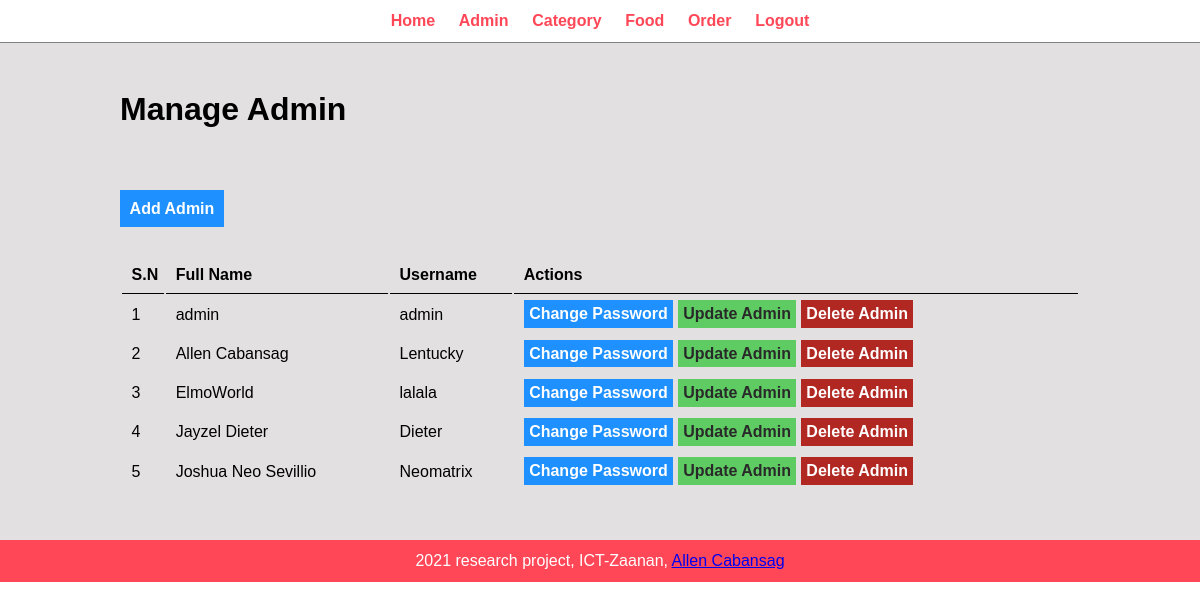
/admin/manage-admin.php (signed in), run on the app's committed database.
### tables this page shows
CREATE TABLE `tbl_admin1` (
  `id` int(10) UNSIGNED NOT NULL,
  `full_name` varchar(100) NOT NULL,
  `username` varchar(100) NOT NULL,
  `password` varchar(255) NOT NULL
);

### admin/manage-admin.php (the view, shortened to what this page needs)
<?php include('partials/menu.php'); ?>
        <div class="main-content">
        <div class="wrapper">
                <h1>Manage Admin</h1>
                <br />
                <br/><br/><br/>
                <a href="add-admin.php" class="btn-primary">Add Admin</a>
                <br /><br /><br />
                <table class="tbl-full">
                        <tr>
                                <th>S.N</th>
                                <th>Full Name</th>
                                <th>Username</th>
                                <th>Actions</th>
                        </tr>
                        <?php
                                $sql = "SELECT * FROM tbl_admin1";
                                $res = mysqli_query($conn, $sql);
                                if($res==TRUE)
                                {
                                        $count = mysqli_num_rows($res);
                                        $sn=1;
                                        if($count>0)
                                        {
                                                while($rows= mysqli_fetch_assoc($res))
                                                {
                                                        $id=$rows['id'];
                                                        $full_name=$rows['full_name'];
                                                        $username=$rows['username'];
                                                        ?>
                                                        <tr>
                                                                <td><?php echo $sn++;?></td>
                                                                <td><?php echo $full_name; ?></td>
                                                                <td><?php echo $username; ?></td>
                                                                <td>
                                                                        <a href="<?php echo SITEURL; ?>admin/update-password.php?id=<?php echo $id; ?>" class="btn-primary">Change Password</a>
                                                                        <a href="<?php echo SITEURL; ?>admin/update-admin.php?id=<?php echo $id; ?>" class="btn-secondary">Update Admin</a>
                                                                        <a href="<?php echo SITEURL; ?>admin/delete-admin.php?id=<?php echo $id; ?>" class="btn-danger">Delete Admin</a>
                                                                </td>
                                                        </tr>
                                                        <?php
                                                }
                                        }
                                        else
                                        {
                                        }
                                }
                        ?>
                </table>
            </div>
        </div>
<?php include('partials/footer.php'); ?>

### css/admin.css (style rules this page uses)
* { margin: 0; padding: 0; font-family: Arial, Helvetica, sans-serif; }
.wrapper { padding: 1%; width: 80%; margin: 0 auto; }
.tbl-full { width: 100%; }
table tr th { border-bottom: 1px solid black; padding: 1%; text-align: left; }
table tr td { padding: 1%; }
.btn-primary { background-color: #1e90ff; padding: 1%; color: white; text-decoration: none; font-weight: bold; }
.btn-secondary { background-color: #5ecc63; padding: 1%; color: rgb(41, 41, 41); text-decoration: none; font-weight: bold; }
.btn-danger { background-color: #b12722; padding: 1%; color: white; text-decoration: none; font-weight: bold; }
.main-content { background-color: rgb(226, 224, 224); padding: 3% 0; }

### data on the page
tbl_admin1: full_name "admin", username "admin"
tbl_admin1: full_name "Allen Cabansag", username "Lentucky"
tbl_admin1: full_name "ElmoWorld", username "lalala"
tbl_admin1: full_name "Jayzel Dieter", username "Dieter"
tbl_admin1: full_name "Joshua Neo Sevillio", username "Neomatrix"
